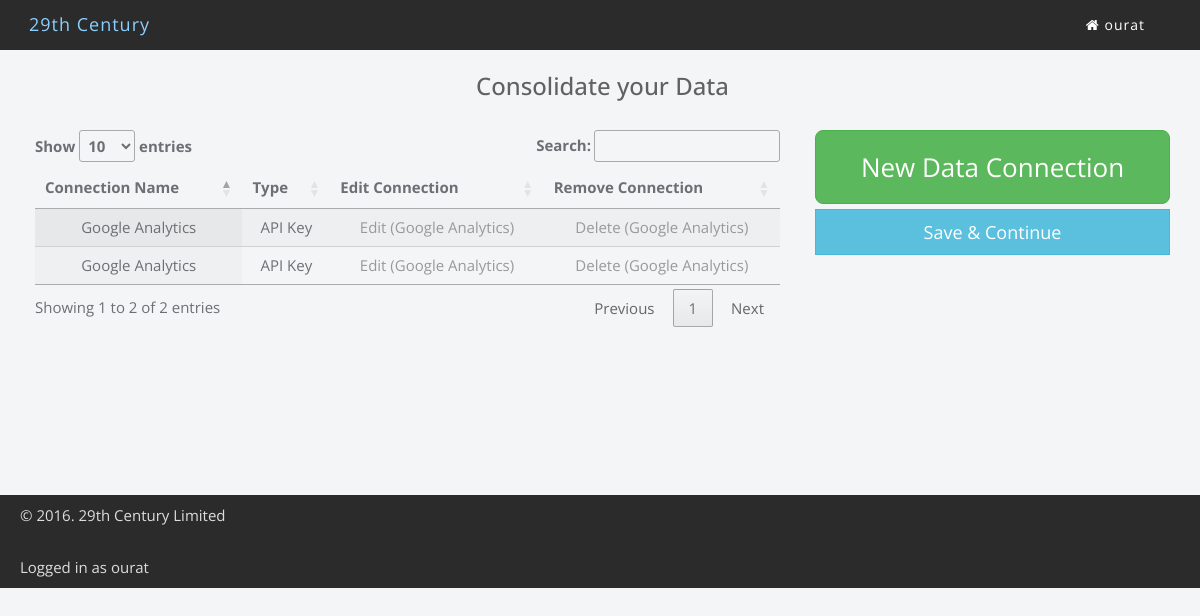
/connections/ (signed in), run on the app's committed database.
### connectionCRUD/models.py (models this page shows, shortened)
class Conn(models.Model):
    user = models.ForeignKey(settings.AUTH_USER_MODEL)
    name = models.CharField(max_length=200, default= 'Google Analytics', choices=CATEGORIES)
    connection_type = models.CharField(max_length=200, default= 'API', choices=CONNTYPE)
    username_or_apikey = models.CharField(max_length=600, blank=False, null=False, default= 'Username / API Key')
    password_if_required = models.CharField(max_length=600, blank=True, null=True, default= 'Password (If Required)')

### connectionCRUD/views.py (the view)
# urls.py: url(r'^connections/', views.conn_list, name='conn_list'),
@login_required
def conn_list(request, template_name='conn/conn_list.html'):
    if request.user.is_superuser:
        conn = Conn.objects.all()
    else:
        conn = Conn.objects.filter(user=request.user)
    try:
        t = CustomerDB.objects.filter(customer_username=request.user).latest('updated')
        stat=t.customer_status
        if stat == None:
                stat = 'new'
        data = {
                "stat": stat,
                "object_list": conn
                }
    except:
        stat='new'
        data = {
                "stat": stat,
                "object_list": conn
                }
    return render(request, template_name, data)

### templates/conn/conn_list.html (shortened to what this page needs)
{% load crispy_forms_tags %}
{% load staticfiles %}
<!DOCTYPE html>
<html lang="en">
    <head>
        {% include 'head.html' %}
    </head>
    <body>
        {% include 'navbar2.html' %}
        <link rel="stylesheet" href="{% static 'css/pricing.css' %}">
        <link href="https://cdn.datatables.net/1.10.11/css/jquery.dataTables.min.css" rel="stylesheet">
	<div class="container text-center">
		<br/>
		<br/>
		<br/>
		<div class="row m-t-lg m-b"><div class="col-sm-8 col-sm-offset-2 col-md-8 col-md-offset-2 col-lg-8 col-lg-offset-2"><h3 class="m-t-0">Consolidate your Data</h3>
		</div></div>
		<div class="row"><div class="col-sm-8 col-md-8 col-lg-8">
		 <table id="catalog" class="display" cellspacing="0" width="100%">
		        <thead>
		            <tr>
		                <th>Connection Name</th>
		                <th>Type</th>
		                <th>Edit Connection</th>
		                <th>Remove Connection</th>
		            </tr>
		        </thead>
		        <tbody>
		{% for object in object_list %}
		            <tr >
		                <td><span class="item_name"> {{ object.name }} </span></td>
		                <td><span class="item_price">{{ object.connection_type }}</span></td>
		                <td><a href="{% url 'conn_edit' object.id %}">Edit ({{ object.name }})</a></td>
		                <td><a href="{% url 'conn_delete' object.id %}">Delete ({{ object.name }})</a></td>
		            </tr>
		{% endfor %}
		        </tbody>
		</table>
		</div>
			<div class="col-sm-4 col-md-4 col-lg-4">
				<a class='btn btn-success btn-xlarge btn-block' href="{% url 'conn_new' %}">New Data Connection</a>
				{% if stat == "new" %}
				<a class='btn btn-info btn-lg btn-block' href="{% url 'billing' %}">Save & Continue</a>
				{% else %}
				<a class='btn btn-info btn-lg btn-block' href="{% url 'home' %}">Home</a>
				{% endif %}
			</div>
		</div>
</div>
<br/>
<br/>
<br/>
<br/>
<br/>
<br/>
<br/>
<br/>
{% include 'footer.html' %}

### templates/navbar2.html (shortened to what this page needs)
{% load staticfiles %}
        <nav class="navbar navbar-trans navbar-fixed-top" role="navigation">
            <div class="container">
                <div class="navbar-header">
                    <a class="navbar-brand text-danger" href="{% url 'home' %}">29th Century</a>
                </div>
                 <div class="navbar-collapse collapse" id="navbar-collapsible">
                <div class="nav-no-collapse header-nav">
                        <ul class="nav pull-right">
                            <li class="dropdown">
                                <a class="btn dropdown-toggle" data-toggle="dropdown" href="#"><span class="fa fa-home"></span>  {{ request.user }}</a>
                            </li>
                        </ul>
                    </div>
            </div>
            </div>
        </nav>

### templates/footer.html (shortened to what this page needs)
       {% load staticfiles %}
        <footer>
            <p><span style="text-align:left;float:left">&copy; 2016. 29th Century Limited</a></span></p>
            <br></br>
        {% if request.user %}
          Logged in as {{ request.user }}
        {% else %}
          Not Logged in
        {% endif %}
        </footer>

### static/css/styles.css (style rules this page uses)
ul { font-size:14px; }
a { color:#999; }
.btn,.well,.panel { border-radius:0; }
.text-danger, a.text-danger { color:#88D0FF; }
.navbar-trans { background-color:#2b2b2b; color:#cdcdcd; border-width:0; }
.navbar-trans .navbar-brand, .navbar-trans >.navbar-brand { padding: 14px; color:#88D0FF; }
.navbar-trans a { color:#F2FAF5; letter-spacing:1px; }
footer { background-color:#2b2b2b; color:#ddd; bottom:0; width:100%; }

### static/css/style-responsive.css (style rules this page uses)
@media (min-width: 1200px) { footer { margin: 0px 0px 0px 0px; padding: 10px 20px; } }

### static/css/stylenew.css (style rules this page uses)
.btn-xlarge { padding: 18px 28px; font-size: 26px; line-height: normal; -webkit-border-radius: 8px; -moz-border-radius: 8px; border-radius: 8px; }
.row > * { padding-left: 20px !important; }
h3 { margin: 0 0 10px 0; color: #616161; }
a { color: #999; }
.navbar { margin-bottom: 0px; }
.header-nav { padding: 0px; color: #fff !important; background: #000 !important; }
.header-nav .nav { margin: 0px; }
.header-nav .btn { display: inline-block; padding: 21px 20px; margin-top: 0px; margin-left: 0px; font-size: 14px; line-height: 20px; text-align: center; text-shadow: none; vertical-align: middle; cursor: pointer; background: transparent; border-left: none; border-right: none; border-top: 0px; border-bottom: 0px; -webkit-border-radius: 0px; -moz-border-radius: 0px; border-radius: 0px; -webkit-box-shadow: none !important; -moz-box-shadow: none !important; box-shadow: none !important; }
.header-nav a.btn { color: #fff !important; text-shadow: none !important; padding: 15px 25px !important; }

### static/css/search.css (style rules this page uses)
body { min-height: 500px; }

### static/css/pricing.css (style rules this page uses)
html { height: 100%; }
body { font-family: "Open Sans", "Work sans", "Helvetica Neue", Helvetica, Arial, sans-serif; font-size: 15px; line-height: 1.4; color: #6C6F73; min-height: 100%; background-color: #F4F5F6; }

### data on the page
Conn: name "Google Analytics", connection_type "API Key"
Conn: name "Google Analytics", connection_type "API Key"

### other printed values
{{ request.user }} "ourat"
